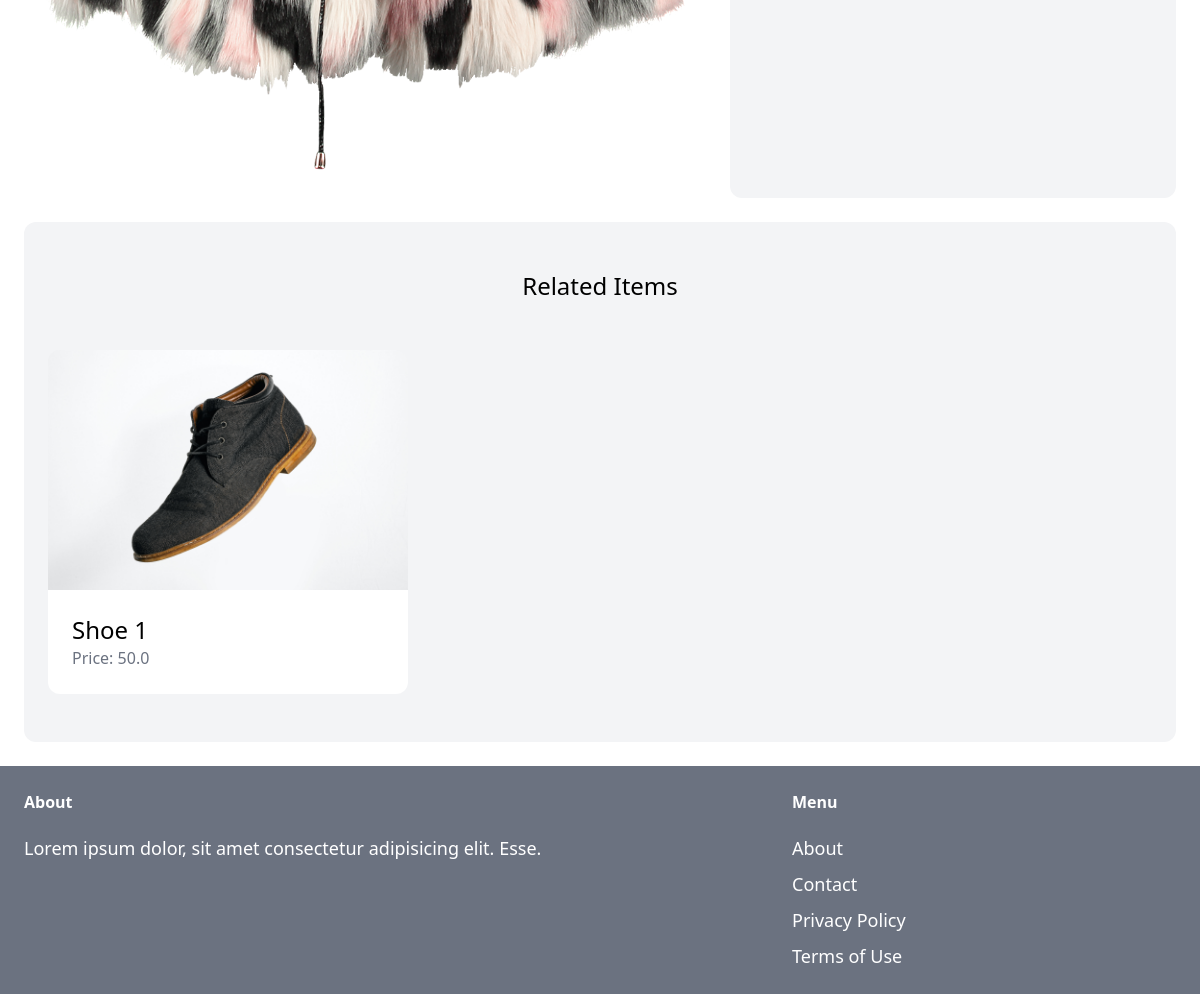
/items/6/ (lower part), run on an earlier commit of the app's database.
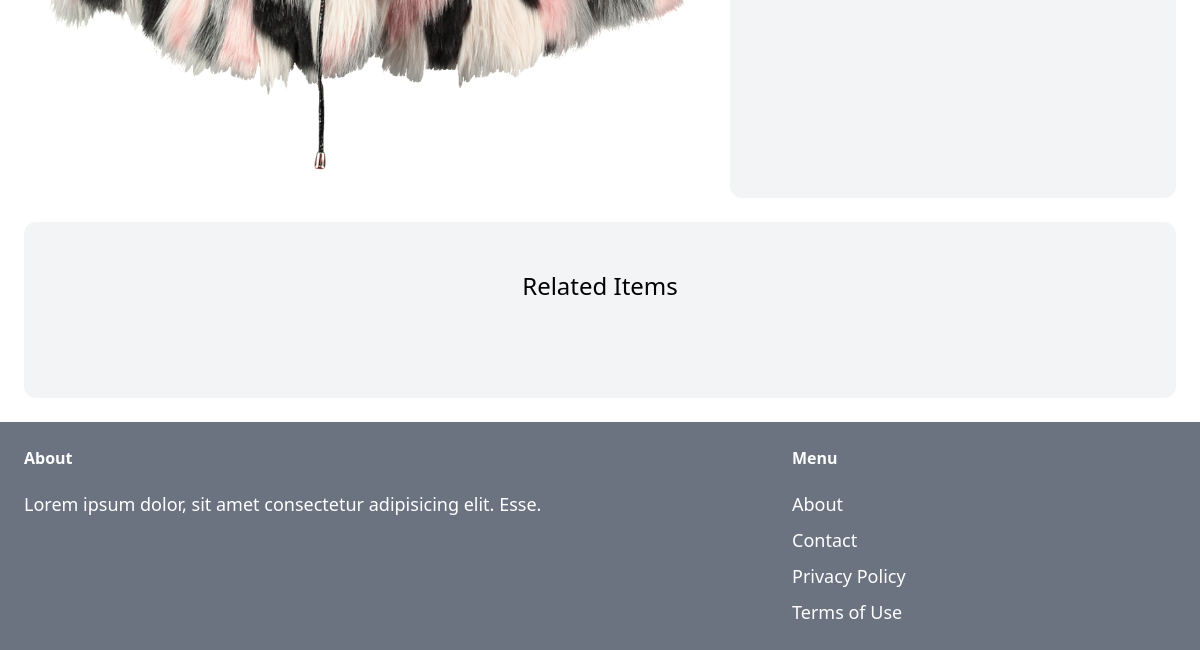
And on a later commit of the database.
### item/models.py (models this page shows, shortened)
class Item(models.Model):
    category = models.ForeignKey(Category, related_name='items', on_delete=models.CASCADE)
    name = models.CharField(max_length=255)
    description = models.TextField(blank=True, null=True)
    price = models.FloatField()
    image = models.ImageField(upload_to='items_images', blank=True, null=True)
    is_sold = models.BooleanField(default=False)
    created_by = models.ForeignKey(User, related_name='items', on_delete=models.CASCADE)
    created_at = models.DateField(auto_now_add=True)

### item/views.py (the view)
# urls.py: path('<int:pk>/', views.detail, name='detail'),
def detail(request, pk):
    item = get_object_or_404(Item, pk=pk)
    related_items = Item.objects.filter(category=item.category, is_sold=False).exclude(pk=pk)[0:3]
    return render(request, 'item/detail.html', {
        'item':item,
        'related_items':related_items
    })

### item/templates/item/detail.html (shortened to what this page needs)
{% extends 'core/base.html' %}
{%block content %}
<div class="grid grid-cols-5 gap-6">
  <div class="col-span-3">
    <img src="{{item.image.url}}" class="rounded-xl" alt="" />
  </div>
  <div class="col-span-2 p-6 bg-gray-100 rounded-xl">
  </div>
</div>
<div class="mt-6 px-6 py-12 bg-gray-100 rounded-xl">
    <h2 class="mb-12 text-2xl text-center">Related Items</h2>
    <div class="grid grid-cols-3 gap-3">
        {% for item in related_items %}
        <div>
            <a href="{% url 'item:detail' item.id %}">
                <div>
                    <img src="{{item.image.url}}" class="rounded-t-xl">
                </div>
                <div class="p-6 bg-white rounded-b-xl">
                    <h2 class="text-2xl">{{item.name}}</h2>
                    <p class="text-gray-500">Price: {{item.price}}</p>
                </div>
            </a>
        </div>
        {% endfor %}
    </div>
</div>
{% endblock %}

What changed in the data, as far as the page shows it:
removed Item: image (picture), name "Shoe 1", price "50.0"
